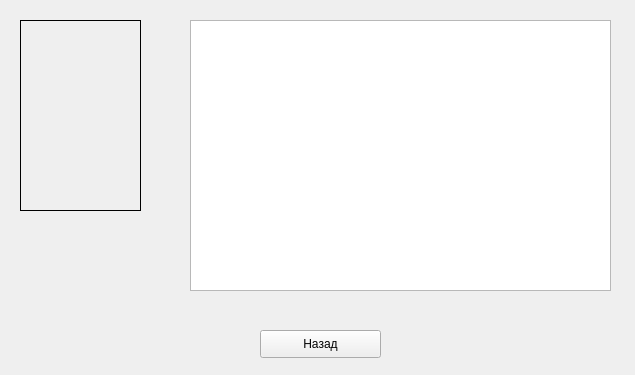
<?xml version="1.0" encoding="UTF-8"?>
<ui version="4.0">
 <class>Born</class>
 <widget class="QWidget" name="Born">
  <property name="geometry">
   <rect>
    <x>0</x>
    <y>0</y>
    <width>635</width>
    <height>375</height>
   </rect>
  </property>
  <property name="windowTitle">
   <string>Ультиматум Борна</string>
  </property>
  <property name="windowIcon">
   <iconset resource="resource.qrc">
    <normaloff>:/rec/img/afisha.png</normaloff>:/rec/img/afisha.png</iconset>
  </property>
  <widget class="QTextEdit" name="textEdit">
   <property name="geometry">
    <rect>
     <x>190</x>
     <y>20</y>
     <width>421</width>
     <height>271</height>
    </rect>
   </property>
   <property name="readOnly">
    <bool>true</bool>
   </property>
  </widget>
  <widget class="QLabel" name="label">
   <property name="geometry">
    <rect>
     <x>20</x>
     <y>20</y>
     <width>121</width>
     <height>191</height>
    </rect>
   </property>
   <property name="frameShape">
    <enum>QFrame::Panel</enum>
   </property>
   <property name="text">
    <string/>
   </property>
  </widget>
  <widget class="QPushButton" name="pushButton">
   <property name="geometry">
    <rect>
     <x>260</x>
     <y>330</y>
     <width>121</width>
     <height>28</height>
    </rect>
   </property>
   <property name="text">
    <string>Назад</string>
   </property>
  </widget>
 </widget>
 <resources>
  <include location="resource.qrc"/>
 </resources>
 <connections/>
</ui>
